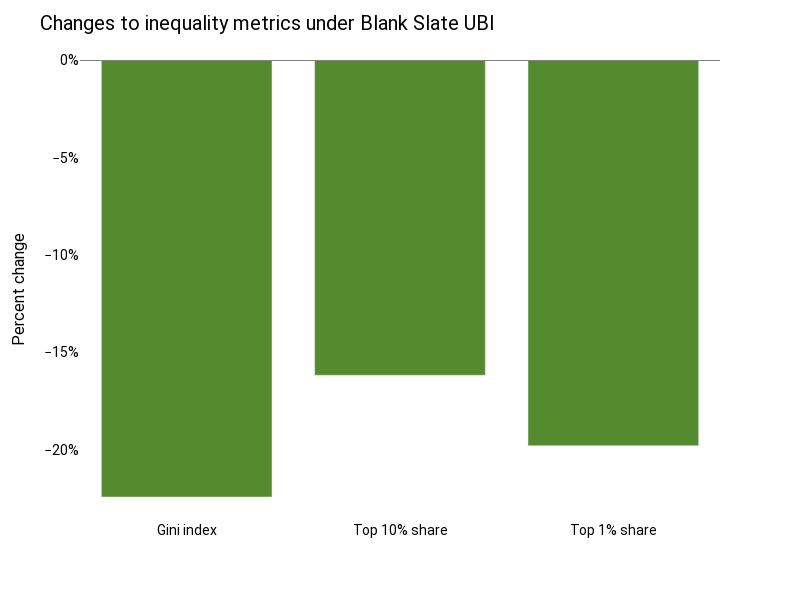

Write notebook code for a chart like this one.
### Code cell
format_fig(plotly_json_to_fig(charts["inequality_chart"]).update_layout(
    title="Changes to inequality metrics under Blank Slate UBI",
))

### Figure 1 — Plotly figure (JSON) as saved in the notebook; plotly's stock layout.template omitted (floating-point values rounded to 4 significant figures)
{"data": [{"alignmentgroup": "True", "customdata": [["<b>Gini index falls 22.4%</b><br> from 0.413 to 0.321"], ["<b>Top 10% share falls 16.2%</b><br> from 31.0% to 25.9%"], ["<b>Top 1% share falls 19.8%</b><br> from 7.3% to 5.8%"]], "hovertemplate": "%{customdata[0]}<extra></extra>", "legendgroup": "", "marker": {"color": ["#558B2F", "#558B2F", "#558B2F"], "pattern": {"shape": ""}}, "name": "", "offsetgroup": "", "orientation": "v", "showlegend": false, "textposition": "auto", "type": "bar", "x": ["Gini index", "Top 10% share", "Top 1% share"], "xaxis": "x", "y": [-0.2242, -0.1617, -0.1978], "yaxis": "y"}], "layout": {"barmode": "relative", "font": {"color": "Black", "family": "Roboto"}, "height": 600, "hoverlabel": {"align": "right", "font": {"family": "Ubuntu"}}, "legend": {"tracegroupgap": 0}, "margin": {"t": 60}, "paper_bgcolor": "white", "plot_bgcolor": "white", "shapes": [{"line": {"color": "grey", "width": 1}, "type": "line", "x0": 0, "x1": 1, "xref": "paper", "y0": 0, "y1": 0, "yref": "y"}], "title": {"font": {"size": 20}, "text": "Changes to inequality metrics under Blank Slate UBI"}, "width": 800, "xaxis": {"anchor": "y", "domain": [0, 1], "tickfont": {"size": 14}, "title": {"font": {"color": "black", "size": 16}}}, "yaxis": {"anchor": "x", "domain": [0, 1], "tickfont": {"size": 14}, "tickformat": "~%", "title": {"font": {"color": "black", "size": 16}, "text": "Percent change"}}}}
